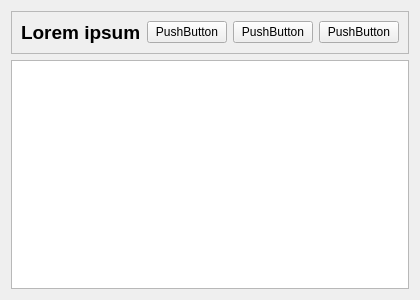
<?xml version="1.0" encoding="UTF-8"?>
<ui version="4.0">
 <class>AlbumWidget</class>
 <widget class="QWidget" name="AlbumWidget">
  <property name="geometry">
   <rect>
    <x>0</x>
    <y>0</y>
    <width>400</width>
    <height>300</height>
   </rect>
  </property>
  <property name="windowTitle">
   <string>Form</string>
  </property>
  <layout class="QVBoxLayout" name="verticalLayout">
   <item>
    <widget class="QFrame" name="albumInfoFrame">
     <property name="frameShape">
      <enum>QFrame::StyledPanel</enum>
     </property>
     <property name="frameShadow">
      <enum>QFrame::Raised</enum>
     </property>
     <layout class="QHBoxLayout" name="horizontalLayout">
      <item>
       <widget class="QLabel" name="albumName">
        <property name="font">
         <font>
          <pointsize>14</pointsize>
          <weight>75</weight>
          <bold>true</bold>
         </font>
        </property>
        <property name="text">
         <string>Lorem ipsum</string>
        </property>
       </widget>
      </item>
      <item>
       <widget class="QPushButton" name="addPicturesButton">
        <property name="text">
         <string>PushButton</string>
        </property>
        <property name="icon">
         <iconset resource="res/resource.qrc">
          <normaloff>:/icons/photo-add.png</normaloff>:/icons/photo-add.png</iconset>
        </property>
       </widget>
      </item>
      <item>
       <widget class="QPushButton" name="editButton">
        <property name="text">
         <string>PushButton</string>
        </property>
        <property name="icon">
         <iconset resource="res/resource.qrc">
          <normaloff>:/icons/album-edit.png</normaloff>:/icons/album-edit.png</iconset>
        </property>
       </widget>
      </item>
      <item>
       <widget class="QPushButton" name="deleteButton">
        <property name="text">
         <string>PushButton</string>
        </property>
        <property name="icon">
         <iconset resource="res/resource.qrc">
          <normaloff>:/icons/album-delete.png</normaloff>:/icons/album-delete.png</iconset>
        </property>
       </widget>
      </item>
     </layout>
    </widget>
   </item>
   <item>
    <widget class="QListView" name="thumbnailListView"/>
   </item>
  </layout>
 </widget>
 <resources>
  <include location="res/resource.qrc"/>
 </resources>
 <connections/>
</ui>
